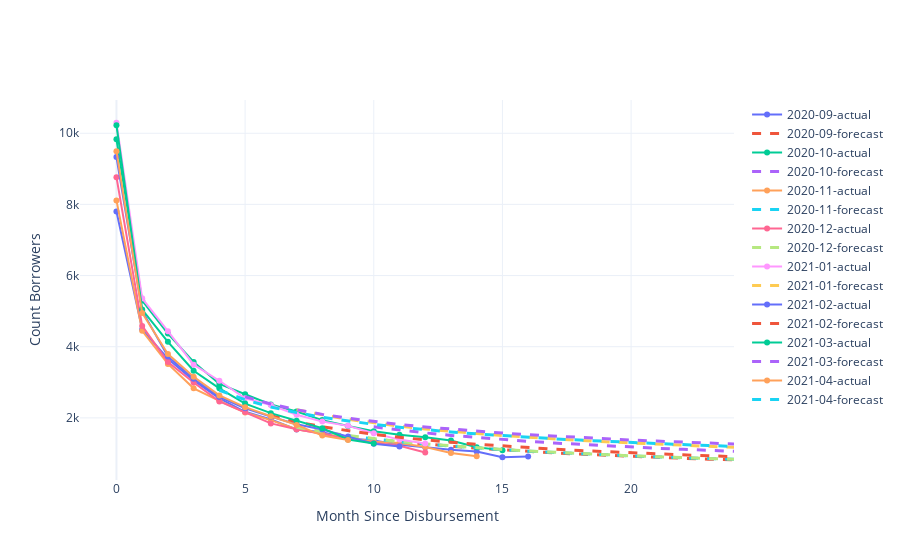

Notebook code cell kept with this figure:
### Code cell
# visualize cohorts for a given feature
m.plot_cohorts('Count Borrowers', data='backtest')

### Figure 1 — Plotly figure (JSON) as saved in the notebook; plotly's stock layout.template omitted (floating-point values rounded to 4 significant figures)
{"data": [{"line": {"width": 2}, "mode": "markers+lines", "name": "2020-09-actual", "type": "scatter", "x": [0, 1, 2, 3, 4, 5, 6, 7, 8, 9, 10, 11, 12, 13, 14, 15, 16], "y": [7801, 4481, 3661, 3050, 2549, 2170, 1952, 1673, 1594, 1429, 1362, 1243, 1177, 1102, 1054, 893, 916]}, {"line": {"dash": "dash", "width": 3}, "mode": "lines", "name": "2020-09-forecast", "type": "scatter", "x": [11, 12, 13, 14, 15, 16, 17, 18, 19, 20, 21, 22, 23, 24], "y": [1334.0, 1264.0, 1203.0, 1149.0, 1100.0, 1057.0, 1017.0, 981.3, 948.3, 918.0, 890.1, 864.2, 840.1, 817.6]}, {"line": {"width": 2}, "mode": "markers+lines", "name": "2020-10-actual", "type": "scatter", "x": [0, 1, 2, 3, 4, 5, 6, 7, 8, 9, 10, 11, 12, 13, 14, 15], "y": [9831, 5296, 4369, 3573, 2953, 2667, 2377, 2181, 1937, 1773, 1621, 1523, 1457, 1363, 1177, 1093]}, {"line": {"dash": "dash", "width": 3}, "mode": "lines", "name": "2020-10-forecast", "type": "scatter", "x": [10, 11, 12, 13, 14, 15, 16, 17, 18, 19, 20, 21, 22, 23, 24], "y": [1748.0, 1657.0, 1577.0, 1507.0, 1445.0, 1390.0, 1339.0, 1294.0, 1252.0, 1214.0, 1179.0, 1146.0, 1116.0, 1087.0, 1061.0]}, {"line": {"width": 2}, "mode": "markers+lines", "name": "2020-11-actual", "type": "scatter", "x": [0, 1, 2, 3, 4, 5, 6, 7, 8, 9, 10, 11, 12, 13, 14], "y": [8113, 4447, 3517, 2831, 2479, 2149, 1937, 1679, 1554, 1434, 1331, 1296, 1180, 1011, 922]}, {"line": {"dash": "dash", "width": 3}, "mode": "lines", "name": "2020-11-forecast", "type": "scatter", "x": [9, 10, 11, 12, 13, 14, 15, 16, 17, 18, 19, 20, 21, 22, 23, 24], "y": [1493.0, 1404.0, 1328.0, 1262.0, 1203.0, 1152.0, 1105.0, 1063.0, 1026.0, 991.1, 959.4, 930.3, 903.3, 878.4, 855.1, 833.4]}, {"line": {"width": 2}, "mode": "markers+lines", "name": "2020-12-actual", "type": "scatter", "x": [0, 1, 2, 3, 4, 5, 6, 7, 8, 9, 10, 11, 12], "y": [8765, 4585, 3570, 2995, 2462, 2162, 1845, 1682, 1546, 1408, 1291, 1214, 1028]}, {"line": {"dash": "dash", "width": 3}, "mode": "lines", "name": "2020-12-forecast", "type": "scatter", "x": [7, 8, 9, 10, 11, 12, 13, 14, 15, 16, 17, 18, 19, 20, 21, 22, 23, 24], "y": [1739.0, 1609.0, 1503.0, 1413.0, 1335.0, 1268.0, 1209.0, 1157.0, 1110.0, 1068.0, 1030.0, 995.4, 963.5, 934.2, 907.1, 881.9, 858.5, 836.7]}, {"line": {"width": 2}, "mode": "markers+lines", "name": "2021-01-actual", "type": "scatter", "x": [0, 1, 2, 3, 4, 5, 6, 7, 8, 9, 10, 11, 12], "y": [10295, 5359, 4436, 3494, 3044, 2552, 2361, 2088, 1895, 1775, 1566, 1389, 1278]}, {"line": {"dash": "dash", "width": 3}, "mode": "lines", "name": "2021-01-forecast", "type": "scatter", "x": [7, 8, 9, 10, 11, 12, 13, 14, 15, 16, 17, 18, 19, 20, 21, 22, 23, 24], "y": [2230.0, 2083.0, 1961.0, 1857.0, 1768.0, 1689.0, 1620.0, 1559.0, 1504.0, 1454.0, 1408.0, 1366.0, 1328.0, 1293.0, 1260.0, 1229.0, 1201.0, 1174.0]}, {"line": {"width": 2}, "mode": "markers+lines", "name": "2021-02-actual", "type": "scatter", "x": [0, 1, 2, 3, 4, 5, 6, 7, 8, 9, 10, 11], "y": [9331, 5004, 3728, 3100, 2589, 2271, 2034, 1821, 1673, 1475, 1274, 1194]}, {"line": {"dash": "dash", "width": 3}, "mode": "lines", "name": "2021-02-forecast", "type": "scatter", "x": [6, 7, 8, 9, 10, 11, 12, 13, 14, 15, 16, 17, 18, 19, 20, 21, 22, 23, 24], "y": [2062.0, 1889.0, 1749.0, 1633.0, 1536.0, 1452.0, 1379.0, 1316.0, 1259.0, 1208.0, 1163.0, 1121.0, 1083.0, 1049.0, 1017.0, 987.6, 960.3, 934.9, 911.2]}, {"line": {"width": 2}, "mode": "markers+lines", "name": "2021-03-actual", "type": "scatter", "x": [0, 1, 2, 3, 4, 5, 6, 7, 8, 9, 10], "y": [10225, 5046, 4136, 3324, 2829, 2401, 2133, 1920, 1710, 1392, 1279]}, {"line": {"dash": "dash", "width": 3}, "mode": "lines", "name": "2021-03-forecast", "type": "scatter", "x": [5, 6, 7, 8, 9, 10, 11, 12, 13, 14, 15, 16, 17, 18, 19, 20, 21, 22, 23, 24], "y": [2595.0, 2391.0, 2230.0, 2099.0, 1989.0, 1895.0, 1814.0, 1743.0, 1681.0, 1624.0, 1573.0, 1527.0, 1485.0, 1447.0, 1411.0, 1378.0, 1347.0, 1318.0, 1292.0, 1266.0]}, {"line": {"width": 2}, "mode": "markers+lines", "name": "2021-04-actual", "type": "scatter", "x": [0, 1, 2, 3, 4, 5, 6, 7, 8, 9], "y": [9497, 4950, 3792, 3155, 2631, 2300, 2047, 1802, 1503, 1380]}, {"line": {"dash": "dash", "width": 3}, "mode": "lines", "name": "2021-04-forecast", "type": "scatter", "x": [4, 5, 6, 7, 8, 9, 10, 11, 12, 13, 14, 15, 16, 17, 18, 19, 20, 21, 22, 23, 24], "y": [2777.0, 2509.0, 2307.0, 2147.0, 2018.0, 1909.0, 1817.0, 1737.0, 1667.0, 1605.0, 1549.0, 1499.0, 1454.0, 1413.0, 1375.0, 1340.0, 1307.0, 1277.0, 1249.0, 1223.0, 1198.0]}], "layout": {"xaxis": {"title": {"text": "Month Since Disbursement"}}, "yaxis": {"title": {"text": "Count Borrowers"}}}}
